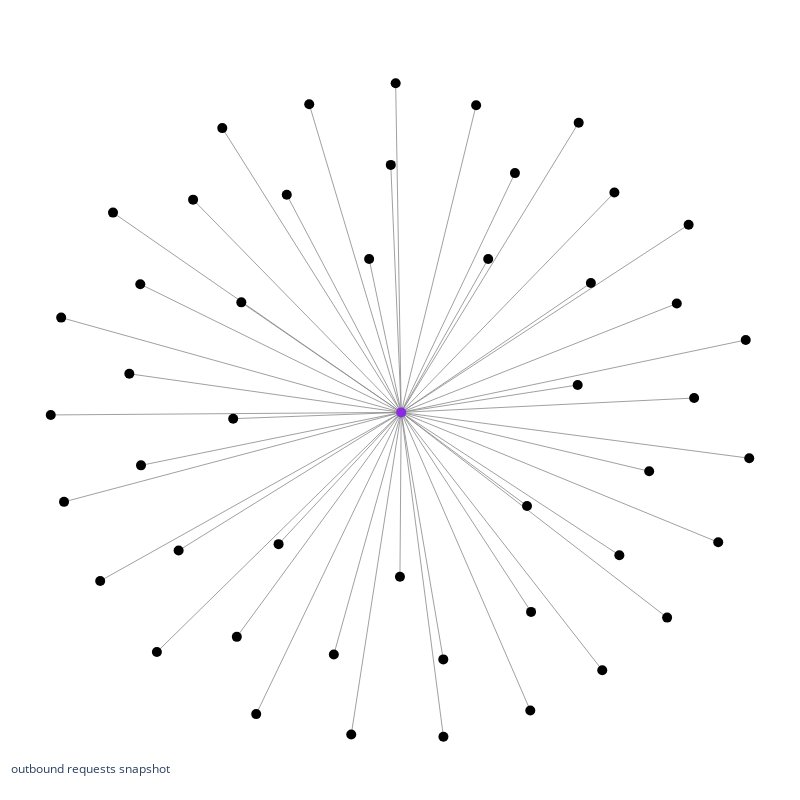

Notebook code for this chart:
### Code cell
g, p = get_subgraph(G=G, sub_nodes=[newsite])
e = Graph_Viz_Engine(
    graph=g,
    pos=p,
    node_cmap=cmap
)
e.fig.show()

### Figure 1 — Plotly figure (JSON) as saved in the notebook; plotly's stock layout.template omitted (floating-point values rounded to 4 significant figures; data arrays with more than 128 entries replaced by an {"elided": "..."} marker saying what was removed)
{"data": [{"hoverinfo": "text", "line": {"color": "#888", "width": 0.8}, "mode": "lines", "text": ["('a.et.nytimes.com', 'nytimes.com')", "('pnytimes.chartbeat.net', 'nytimes.com')", "('www.nytimes.com', 'nytimes.com')", "('www.google-analytics.com', 'nytimes.com')", "('c.amazon-adsystem.com', 'nytimes.com')", "('a.nytimes.com', 'nytimes.com')", "('purr.nytimes.com', 'nytimes.com')", "('dis.criteo.com', 'nytimes.com')", "('x.bidswitch.net', 'nytimes.com')", "('dd.nytimes.com', 'nytimes.com')", "('platform.iteratehq.com', 'nytimes.com')", "('sb.scorecardresearch.com', 'nytimes.com')", "('medianet-match.dotomi.com', 'nytimes.com')", "('5290727.fls.doubleclick.net', 'nytimes.com')", "('tags.bluekai.com', 'nytimes.com')", "('tpc.googlesyndication.com', 'nytimes.com')", "('content.api.nytimes.com', 'nytimes.com')", "('insight.adsrvr.org', 'nytimes.com')", "('iteratehq.com', 'nytimes.com')", "('tags.bkrtx.com', 'nytimes.com')", "('pm.w55c.net', 'nytimes.com')", "('stags.bluekai.com', 'nytimes.com')", "('cdn.brandmetrics.com', 'nytimes.com')", "('rumcdn.geoedge.be', 'nytimes.com')", "('www.google.com', 'nytimes.com')", "('ib.adnxs.com', 'nytimes.com')", "('pagead2.googlesyndication.com', 'nytimes.com')", "('g1.nyt.com', 'nytimes.com')", "('meter-svc.nytimes.com', 'nytimes.com')", "('www.googletagmanager.com', 'nytimes.com')", "('s.amazon-adsystem.com', 'nytimes.com')", "('u.openx.net', 'nytimes.com')", "('cs.media.net', 'nytimes.com')", "('nytimes.com', 'static01.nyt.com')", "('nytimes.com', 'samizdat-graphql.nytimes.com')", "('nytimes.com', 'als-svc.nytimes.com')", "('nytimes.com', 'securepubads.g.doubleclick.net')", "('nytimes.com', 'nytimes-d.openx.net')", "('nytimes.com', 'fastlane.rubiconproject.com')", "('nytimes.com', 'prebid.media.net')", "('nytimes.com', 'tlx.3lift.com')", "('nytimes.com', 'adservice.google.com')", "('nytimes.com', 'mwcm.nytimes.com')", "('nytimes.com', 'static.chartbeat.com')", "('nytimes.com', 'a1.nyt.com')", "('nytimes.com', '52699c9a8373e35393f2c392f653289f.safeframe.googlesyndication.com')", "('nytimes.com', 'eb2.3lift.com')"], "type": "scatter", "x": {"elided": "141 float values"}, "y": {"elided": "141 float values"}}, {"hoverinfo": "text", "marker": {"color": ["black", "black", "black", "black", "black", "black", "black", "black", "black", "black", "black", "black", "black", "black", "black", "black", "black", "black", "black", "black", "black", "black", "black", "black", "black", "black", "black", "black", "black", "black", "black", "black", "black", "#8A2BE2", "black", "black", "black", "black", "black", "black", "black", "black", "black", "black", "black", "black", "black", "black"], "size": 10}, "mode": "markers", "text": [" a.et.nytimes.com ---> 1 connections", " pnytimes.chartbeat.net ---> 1 connections", " www.nytimes.com ---> 1 connections", " www.google-analytics.com ---> 1 connections", " c.amazon-adsystem.com ---> 1 connections", " a.nytimes.com ---> 1 connections", " purr.nytimes.com ---> 1 connections", " dis.criteo.com ---> 1 connections", " x.bidswitch.net ---> 1 connections", " dd.nytimes.com ---> 1 connections", " platform.iteratehq.com ---> 1 connections", " sb.scorecardresearch.com ---> 1 connections", " medianet-match.dotomi.com ---> 1 connections", " 5290727.fls.doubleclick.net ---> 1 connections", " tags.bluekai.com ---> 1 connections", " tpc.googlesyndication.com ---> 1 connections", " content.api.nytimes.com ---> 1 connections", " insight.adsrvr.org ---> 1 connections", " iteratehq.com ---> 1 connections", " tags.bkrtx.com ---> 1 connections", " pm.w55c.net ---> 1 connections", " stags.bluekai.com ---> 1 connections", " cdn.brandmetrics.com ---> 1 connections", " rumcdn.geoedge.be ---> 1 connections", " www.google.com ---> 1 connections", " ib.adnxs.com ---> 1 connections", " pagead2.googlesyndication.com ---> 1 connections", " g1.nyt.com ---> 1 connections", " meter-svc.nytimes.com ---> 1 connections", " www.googletagmanager.com ---> 1 connections", " s.amazon-adsystem.com ---> 1 connections", " u.openx.net ---> 1 connections", " cs.media.net ---> 1 connections", " nytimes.com ---> 47 connections", " nytimes-d.openx.net ---> 1 connections", " eb2.3lift.com ---> 1 connections", " fastlane.rubiconproject.com ---> 1 connections", " als-svc.nytimes.com ---> 1 connections", " adservice.google.com ---> 1 connections", " static01.nyt.com ---> 1 connections", " 52699c9a8373e35393f2c392f653289f.safeframe.googlesyndication.com ---> 1 connections", " prebid.media.net ---> 1 connections", " securepubads.g.doubleclick.net ---> 1 connections", " static.chartbeat.com ---> 1 connections", " samizdat-graphql.nytimes.com ---> 1 connections", " tlx.3lift.com ---> 1 connections", " a1.nyt.com ---> 1 connections", " mwcm.nytimes.com ---> 1 connections"], "type": "scatter", "x": [-0.8515, -0.3435, 0.5083, 0.8399, -0.02393, 0.2534, 0.763, -0.7353, -0.01003, -0.4496, -0.7373, -0.1862, -0.4728, 0.126, -0.9923, -0.9626, 0.5459, -0.9545, 0.9969, -0.4624, 0.002141, 0.2191, 0.7905, -0.815, 0.9086, 0.3755, -0.1365, -0.7685, 0.3297, 0.9869, 0.6128, 0.5783, -0.4072, 0.005693, -0.5038, -0.6901, -0.6281, -0.587, 0.5112, 0.7119, 0.627, 0.1256, 0.8243, 0.3639, -0.2562, 0.3734, -0.3202, -0.08556], "y": [-0.5107, -0.3991, 0.08402, 0.04447, 0.7521, 0.4667, -0.622, -0.16, 1, 0.3349, 0.3901, -0.7343, -0.01823, -0.9838, -0.006923, 0.2886, 0.3939, -0.2708, -0.1382, -0.6806, -0.4982, 0.9334, 0.3315, 0.6073, -0.3935, -0.6047, -0.9769, 0.118, 0.7273, 0.2207, 0.6681, -0.7817, -0.9151, 0.0008185, 0.8638, -0.7265, -0.4186, 0.6467, 0.8802, -0.1779, -0.4327, -0.749, 0.5707, -0.2832, 0.9362, -0.9043, 0.6613, 0.4663]}], "layout": {"annotations": [{"showarrow": false, "text": "outbound requests snapshot", "x": 0.005, "xref": "paper", "y": 0.002, "yref": "paper"}], "height": 800, "hovermode": "closest", "margin": {"b": 20, "l": 5, "r": 5, "t": 40}, "showlegend": false, "title": {"font": {"size": 16}}, "width": 800, "xaxis": {"showgrid": false, "showticklabels": false, "zeroline": false}, "yaxis": {"showgrid": false, "showticklabels": false, "zeroline": false}}}
